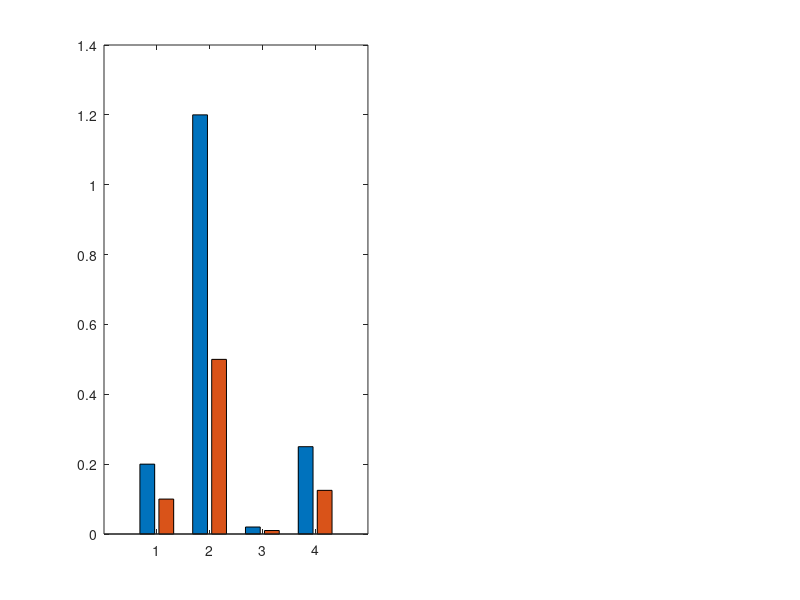

Recreate this plot in MATLAB. (Note: this script raises an error after producing the figure.)
%% OpenRouter Market Analysis: OpenAI GPT-6 Luna vs GPT-5.6 Luna
% MATLAB script to visualize price elasticity, capabilities, and market expansion.
% Run this script in MATLAB or GNU Octave to export all high-resolution figures.

clear; clc; close all;

output_dir = fullfile(fileparts(mfilename('fullpath')), 'images');
if ~exist(output_dir, 'dir')
    mkdir(output_dir);
end

set(0, 'DefaultAxesFontSize', 10);
set(0, 'DefaultAxesFontName', 'Helvetica');

%% -------------------------------------------------------------------------
% Figure 1: Pricing Reduction vs. Intelligence Score Parity
% -------------------------------------------------------------------------
fig1 = figure('Name', 'Pricing and Capability Parity', 'Position', [100, 100, 1100, 450], 'Color', 'w');

% Subplot 1: Token Pricing
subplot(1, 2, 1);
categories = {'Prompt', 'Completion', 'Cache Read', 'Cache Write'};
p_gpt56 = [0.20, 1.20, 0.02, 0.25];
p_gpt6  = [0.10, 0.50, 0.01, 0.125];

b = bar([p_gpt56; p_gpt6]', 'grouped');
b(1).FaceColor = [0.31, 0.27, 0.90]; % Indigo (#4f46e5)
b(2).FaceColor = [0.06, 0.73, 0.51]; % Emerald (#10b981)

set(gca, 'XTickLabel', categories);
ylabel('USD per 1 Million Tokens ($/1M)', 'FontWeight', 'bold');
title('Token Pricing: 50% ~ 58% Cost Cut', 'FontSize', 12, 'FontWeight', 'bold');
legend({'GPT-5.6 Luna', 'GPT-6 Luna (New)'}, 'Location', 'northwest');
grid on;
box on;

% Add percentage reduction annotations
text(1 + 0.15, p_gpt6(1) + 0.04, '-50.0%', 'Color', [0.02, 0.59, 0.41], 'FontWeight', 'bold', 'FontSize', 9);
text(2 + 0.15, p_gpt6(2) + 0.04, '-58.3%', 'Color', [0.02, 0.59, 0.41], 'FontWeight', 'bold', 'FontSize', 9);
text(3 + 0.15, p_gpt6(3) + 0.04, '-50.0%', 'Color', [0.02, 0.59, 0.41], 'FontWeight', 'bold', 'FontSize', 9);
text(4 + 0.15, p_gpt6(4) + 0.04, '-50.0%', 'Color', [0.02, 0.59, 0.41], 'FontWeight', 'bold', 'FontSize', 9);

% Subplot 2: Artificial Analysis Intelligence Parity
subplot(1, 2, 2);
models = {'GPT-5.6 Luna', 'GPT-6 Luna'};
scores = [37.3, 37.3];
b2 = bar(scores, 0.45);
b2.FaceColor = 'flat';
b2.CData(1, :) = [0.31, 0.27, 0.90];
b2.CData(2, :) = [0.06, 0.73, 0.51];

set(gca, 'XTickLabel', models);
ylabel('Artificial Analysis Intelligence Score', 'FontWeight', 'bold');
title('Intelligence Benchmark: Identical 37.3 Score', 'FontSize', 12, 'FontWeight', 'bold');
ylim([0, 50]);
grid on;
box on;

text(1, scores(1) + 1.8, sprintf('%.1f pts\n(Exact Match)', scores(1)), 'HorizontalAlignment', 'center', 'FontWeight', 'bold');
text(2, scores(2) + 1.8, sprintf('%.1f pts\n(Exact Match)', scores(2)), 'HorizontalAlignment', 'center', 'FontWeight', 'bold');

saveas(fig1, fullfile(output_dir, 'matlab_fig1_price_intelligence.png'));

%% -------------------------------------------------------------------------
% Figure 2: Median Cost per Session Across Interaction Depths
% -------------------------------------------------------------------------
fig2 = figure('Name', 'Session Cost Comparison', 'Position', [150, 150, 950, 480], 'Color', 'w');

buckets = {'Single Turn', 'Short Session (2-5)', 'Core Agent Session', 'Long Deep Agent'};
cost_56 = [0.00268, 0.00912, 0.04416, 0.32434];
cost_6  = [0.00113, 0.00316, 0.02333, 0.21865];

b_sess = bar([cost_56; cost_6]', 'grouped');
b_sess(1).FaceColor = [0.39, 0.40, 0.95];
b_sess(2).FaceColor = [0.02, 0.71, 0.83];

set(gca, 'YScale', 'log');
set(gca, 'XTickLabel', buckets);
ylabel('Median Session Cost (USD, Log Scale)', 'FontWeight', 'bold');
title('Session Cost Reduction Across Interaction Depths', 'FontSize', 12, 'FontWeight', 'bold');
legend({'GPT-5.6 Luna Median', 'GPT-6 Luna Median'}, 'Location', 'northwest');
grid on;
box on;

reductions = {'-57.8%', '-65.3%', '-47.2%', '-32.6%'};
for i = 1:4
    text(i + 0.15, cost_6(i) * 1.25, reductions{i}, 'Color', [0.05, 0.45, 0.56], 'FontWeight', 'bold', 'FontSize', 9);
end

saveas(fig2, fullfile(output_dir, 'matlab_fig2_session_cost.png'));

%% -------------------------------------------------------------------------
% Figure 3: Request Velocity Surge (Daily Run Rate Acceleration)
% -------------------------------------------------------------------------
fig3 = figure('Name', 'Request Acceleration', 'Position', [200, 200, 1000, 450], 'Color', 'w');

subplot(1, 2, 1);
tot_req = [24.87, 22.23]; % Millions
b_tot = bar(tot_req, 0.45);
b_tot.FaceColor = 'flat';
b_tot.CData(1, :) = [0.51, 0.55, 0.97];
b_tot.CData(2, :) = [0.20, 0.83, 0.60];
set(gca, 'XTickLabel', {'GPT-5.6 (80 Days)', 'GPT-6 (6 Days)'});
ylabel('Cumulative Requests (Millions)', 'FontWeight', 'bold');
title('Cumulative Volume: 6 Days ≈ 80 Days', 'FontSize', 11, 'FontWeight', 'bold');
ylim([0, 30]);
grid on; box on;
text(1, tot_req(1) + 0.8, '24.87M', 'HorizontalAlignment', 'center', 'FontWeight', 'bold');
text(2, tot_req(2) + 0.8, '22.23M', 'HorizontalAlignment', 'center', 'FontWeight', 'bold');

subplot(1, 2, 2);
daily_req = [0.311, 3.705]; % Millions / Day
b_daily = bar(daily_req, 0.45);
b_daily.FaceColor = 'flat';
b_daily.CData(1, :) = [0.39, 0.40, 0.95];
b_daily.CData(2, :) = [0.06, 0.73, 0.51];
set(gca, 'XTickLabel', {'GPT-5.6 Luna', 'GPT-6 Luna'});
ylabel('Daily Request Velocity (Millions / Day)', 'FontWeight', 'bold');
title('Adoption Velocity: 11.9x Surge', 'FontSize', 11, 'FontWeight', 'bold');
ylim([0, 4.5]);
grid on; box on;
text(1, daily_req(1) + 0.15, '0.311M / day', 'HorizontalAlignment', 'center', 'FontWeight', 'bold');
text(2, daily_req(2) + 0.15, '3.705M / day', 'HorizontalAlignment', 'center', 'FontWeight', 'bold');

saveas(fig3, fullfile(output_dir, 'matlab_fig3_velocity_surge.png'));

%% -------------------------------------------------------------------------
% Figure 4: Task Market Share & Category Penetration
% -------------------------------------------------------------------------
fig4 = figure('Name', 'Task Market Share', 'Position', [250, 250, 900, 500], 'Color', 'w');

tasks = {
    'Code: DevOps Config', ...
    'Code: General Impl', ...
    'Code: Security Review', ...
    'Code: Debugging', ...
    'Translation', ...
    'Data: Transformation', ...
    'Agent: Tool Dispatch'
};
shares = [24.56, 24.49, 20.60, 16.47, 11.92, 10.96, 10.52];
deltas = [15.43, 13.01, 9.53, 8.88, 4.77, 3.33, 2.34];

% Invert order for horizontal bar
tasks = fliplr(tasks);
shares = fliplr(shares);
deltas = fliplr(deltas);

b_task = barh(shares, 0.6);
b_task.FaceColor = [0.23, 0.51, 0.96]; % Blue
set(gca, 'YTickLabel', tasks);
xlabel('Token Consumption Share in Category (%)', 'FontWeight', 'bold');
title('Luna Token Consumption Share in High-Value Workflows', 'FontSize', 12, 'FontWeight', 'bold');
xlim([0, 32]);
grid on; box on;

for i = 1:length(shares)
    text(shares(i) + 0.5, i, sprintf('%.1f%% (+%.1f%% delta)', shares(i), deltas(i)), ...
        'VerticalAlignment', 'middle', 'FontWeight', 'bold', 'FontSize', 9, 'Color', [0.11, 0.31, 0.85]);
end

saveas(fig4, fullfile(output_dir, 'matlab_fig4_task_share.png'));

fprintf('\n[+] All MATLAB figures generated and saved to %s\n', output_dir);
